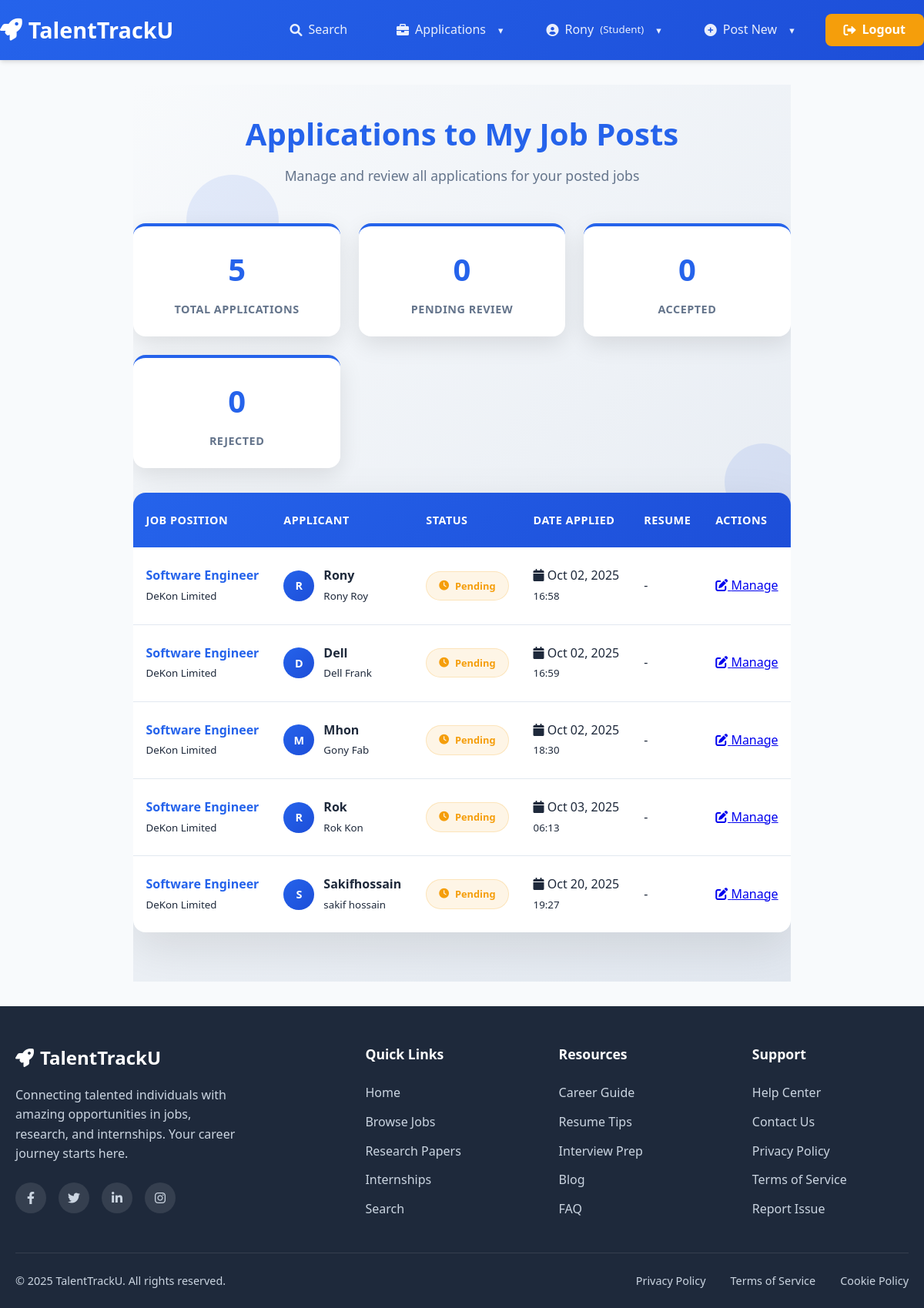
The app's page /jobs/my-post-applications/ (signed in) with its own data.
### user/models.py (models this page shows, shortened)
class UserProfile(models.Model):
    ROLE_CHOICES = (
        ('student', 'Student'),
        ('alumni', 'Alumni'),
        ('company', 'Company'),
    )
    user = models.OneToOneField(User, on_delete=models.CASCADE, related_name='user_profile')
    role = models.CharField(max_length=20, choices=ROLE_CHOICES, default='student')
    profile_picture = models.ImageField(upload_to='profiles/', blank=True, null=True)

### job/models.py (models this page shows, shortened)
class Application(models.Model):
    STATUS_CHOICES = (
        ('pending', 'Pending'),
        ('accepted', 'Accepted'),
        ('rejected', 'Rejected'),
    )
    job = models.ForeignKey(Job, on_delete=models.CASCADE, related_name='job_applications')  # Unique related_name
    applicant = models.ForeignKey(User, on_delete=models.CASCADE, related_name='job_applicant')  # Unique related_name
    applied_at = models.DateTimeField(auto_now_add=True)
    status = models.CharField(max_length=20, choices=STATUS_CHOICES, default='pending')
    cover_letter = models.TextField(blank=True)
    resume = models.FileField(upload_to='resumes/', blank=True, null=True)

class Job(models.Model):
    title = models.CharField(max_length=200)
    company = models.CharField(max_length=100)
    description = models.TextField()
    location = models.CharField(max_length=100, blank=True)
    salary = models.CharField(max_length=50, blank=True)
    image = models.ImageField(upload_to='jobs/', blank=True)
    posted_by = models.ForeignKey(User, on_delete=models.CASCADE)
    created_at = models.DateTimeField(auto_now_add=True)

### job/views.py (the view)
# urls.py: path('my-post-applications/', views.my_post_job_applications, name='my_post_job_applications'),
def my_post_job_applications(request):
    applications = Application.objects.filter(job__posted_by=request.user).select_related('job', 'applicant')
    return render(request, 'job/my_post_applications.html', {'applications': applications})

### job/templates/job/my_post_applications.html (shortened to what this page needs)
{% extends 'base.html' %}
{% block content %}
<div class="job-applications-container">
    <div class="animated-background">
        <div class="floating-shape shape-1"></div>
        <div class="floating-shape shape-3"></div>
        <div class="job-applications-icon icon-1">
        </div>
        <div class="job-applications-icon icon-2">
        </div>
        <div class="job-applications-icon icon-3">
        </div>
    </div>
    <div class="job-applications-content">
        <div class="job-applications-header">
            <h1>Applications to My Job Posts</h1>
            <p class="text-muted">Manage and review all applications for your posted jobs</p>
        </div>
        {% if applications %}
            <div class="stats-overview">
                <div class="stat-card">
                    <div class="stat-number" id="totalApplications">{{ applications|length }}</div>
                    <div class="stat-label">Total Applications</div>
                </div>
                <div class="stat-card">
                    <div class="stat-number" id="pendingApplications">0</div>
                    <div class="stat-label">Pending Review</div>
                </div>
                <div class="stat-card">
                    <div class="stat-number" id="acceptedApplications">0</div>
                    <div class="stat-label">Accepted</div>
                </div>
                <div class="stat-card">
                    <div class="stat-number" id="rejectedApplications">0</div>
                    <div class="stat-label">Rejected</div>
                </div>
            </div>
            <div class="applications-table-container">
                <table class="applications-table">
                    <thead>
                        <tr>
                            <th>Job Position</th>
                            <th>Applicant</th>
                            <th>Status</th>
                            <th>Date Applied</th>
                            <th>Resume</th>
                            <th>Actions</th>
                        </tr>
                    </thead>
                    <tbody>
                        {% for app in applications %}
                        <tr>
                            <td>
                                <span class="job-title">{{ app.job.title }}</span>
                                <br>
                                <small class="text-muted">{{ app.job.company }}</small>
                            </td>
                            <td>
                                <div class="applicant-info">
                                    <div class="applicant-avatar">
                                        {{ app.applicant.username|first|upper }}
                                    </div>
                                    <div>
                                        <div class="applicant-name">{{ app.applicant.username }}</div>
                                        <small class="text-muted">
                                            {% if app.applicant.first_name and app.applicant.last_name %}
                                                {{ app.applicant.first_name }} {{ app.applicant.last_name }}
                                            {% else %}
                                                Name not provided
                                            {% endif %}
                                        </small>
                                    </div>
                                </div>
                            </td>
                            <td>
                                <span class="status-badge status-{{ app.status }}">
                                    <i class="fas
                                        {% if app.status == 'accepted' %}fa-check-circle
                                        {% elif app.status == 'rejected' %}fa-times-circle
                                        {% elif app.status == 'pending' %}fa-clock
                                        {% else %}fa-eye{% endif %}">
                                    </i>
                                    {{ app.get_status_display }}
                                </span>
                            </td>
                            <td>
                                <div class="applied-date">
                                    <i class="fas fa-calendar"></i>
                                    {{ app.applied_at|date:"M d, Y" }}
                                </div>
                                <small class="text-muted">{{ app.applied_at|date:"H:i" }}</small>
                            </td>
                            <td>
                                {% if app.resume %}
                                    <a href="{{ app.resume.url }}" download class="resume-download">
                                        <i class="fas fa-download"></i>
                                        Resume
                                    </a>
                                {% else %}
                                    <span class="text-muted">-</span>
                                {% endif %}
                            </td>
                            <td>
                                <div class="action-buttons">
                                    <a href="{% url 'job:job_application_manage' app.id %}" class="btn btn-primary btn-sm">
                                        <i class="fas fa-edit"></i> Manage
                                    </a>
                                </div>
                            </td>
                        </tr>
                        {% endfor %}
                    </tbody>
                </table>
            </div>
        {% endif %}
    </div>
</div>
{% endblock %}

### templates/base.html (shortened to what this page needs)
{% load static %}
<!DOCTYPE html>
<html lang="en" style="scroll-behavior: smooth;">
<head>
    <link rel="stylesheet" href="{% static 'css/style.css' %}">
    <link href="https://cdnjs.cloudflare.com/ajax/libs/font-awesome/6.0.0/css/all.min.css" rel="stylesheet">
</head>
<body>
    <nav class="navbar">
        <div class="container navbar-content">
            <a class="navbar-brand" href="{% url 'home' %}">
                <i class="fas fa-rocket"></i>
                TalentTrackU
            </a>
            <div class="navbar-collapse" id="navbarNav">
                <ul class="navbar-nav left-nav">
                    <li class="nav-item">
                        <a class="nav-link" href="{% url 'user_search' %}">
                            <i class="fas fa-search"></i>
                            Search
                        </a>
                    </li>
                </ul>
                <ul class="navbar-nav right-nav">
                    {% if user.is_authenticated %}
                        <li class="nav-item dropdown">
                            <a class="nav-link dropdown-toggle" href="#">
                                <i class="fas fa-briefcase"></i>
                                Applications
                            </a>
                        </li>
                        <li class="nav-item dropdown">
                            <a class="nav-link dropdown-toggle" href="#">
                                <i class="fas fa-user-circle"></i>
                                {{ user.username|truncatechars:15 }}
                                <small>({{ user.user_profile.role|title|default:"No Role" }})</small>
                            </a>
                        </li>
                        <li class="nav-item dropdown">
                            <a class="nav-link dropdown-toggle" href="#">
                                <i class="fas fa-plus-circle"></i>
                                Post New
                            </a>
                        </li>
                        <li class="nav-item">
                            <a class="nav-link nav-btn" href="{% url 'user_logout' %}">
                                <i class="fas fa-sign-out-alt"></i>
                                Logout
                            </a>
                        </li>
                    {% endif %}
                </ul>
            </div>
        </div>
    </nav>
    <div class="container content">
        {% block content %}{% endblock %}
    </div>
    <footer class="footer">
        <div class="container">
            <div class="footer-content">
                <div class="footer-brand-section">
                    <div class="footer-brand">
                        <i class="fas fa-rocket"></i>
                        TalentTrackU
                    </div>
                    <p class="footer-description">
                        Connecting talented individuals with amazing opportunities in jobs,
                        research, and internships. Your career journey starts here.
                    </p>
                    <div class="social-links">
                        <a href="#" class="social-link" aria-label="Facebook">
                            <i class="fab fa-facebook-f"></i>
                        </a>
                        <a href="#" class="social-link" aria-label="Twitter">
                            <i class="fab fa-twitter"></i>
                        </a>
                        <a href="#" class="social-link" aria-label="LinkedIn">
                            <i class="fab fa-linkedin-in"></i>
                        </a>
                        <a href="#" class="social-link" aria-label="Instagram">
                            <i class="fab fa-instagram"></i>
                        </a>
                    </div>
                </div>
                <div class="footer-links-section">
                    <h4 class="footer-heading">Quick Links</h4>
                    <ul class="footer-links">
                        <li><a href="{% url 'home' %}" class="footer-link">Home</a></li>
                        <li><a href="{% url 'job:job_list' %}" class="footer-link">Browse Jobs</a></li>
                        <li><a href="{% url 'research_paper_list' %}" class="footer-link">Research Papers</a></li>
                        <li><a href="{% url 'internship_list' %}" class="footer-link">Internships</a></li>
                        <li><a href="{% url 'user_search' %}" class="footer-link">Search</a></li>
                    </ul>
                </div>
                <div class="footer-links-section">
                    <h4 class="footer-heading">Resources</h4>
                    <ul class="footer-links">
                        <li><a href="#" class="footer-link">Career Guide</a></li>
                        <li><a href="#" class="footer-link">Resume Tips</a></li>
                        <li><a href="#" class="footer-link">Interview Prep</a></li>
                        <li><a href="#" class="footer-link">Blog</a></li>
                        <li><a href="#" class="footer-link">FAQ</a></li>
                    </ul>
                </div>
                <div class="footer-links-section">
                    <h4 class="footer-heading">Support</h4>
                    <ul class="footer-links">
                        <li><a href="#" class="footer-link">Help Center</a></li>
                        <li><a href="#" class="footer-link">Contact Us</a></li>
                        <li><a href="#" class="footer-link">Privacy Policy</a></li>
                        <li><a href="#" class="footer-link">Terms of Service</a></li>
                        <li><a href="#" class="footer-link">Report Issue</a></li>
                    </ul>
                </div>
            </div>
            <div class="footer-bottom">
                <div class="footer-bottom-content">
                    <div class="footer-copyright">
                    </div>
                    <div class="footer-legal">
                        <a href="#" class="footer-legal-link">Privacy Policy</a>
                        <a href="#" class="footer-legal-link">Terms of Service</a>
                        <a href="#" class="footer-legal-link">Cookie Policy</a>
                    </div>
                </div>
            </div>
        </div>
    </footer>
</body>
</html>

### records on screen
Application: job "Software Engineer", job.company "DeKon Limited", applicant.username|first "R", applicant.username "Rony", applicant.first_name "Rony", applicant.last_name "Roy", status "Pending", applied_at "Oct 02, 2025", applied_at "16:58"
Application: job "Software Engineer", job.company "DeKon Limited", applicant.username|first "D", applicant.username "Dell", applicant.first_name "Dell", applicant.last_name "Frank", status "Pending", applied_at "Oct 02, 2025", applied_at "16:59"
Application: job "Software Engineer", job.company "DeKon Limited", applicant.username|first "M", applicant.username "Mhon", applicant.first_name "Gony", applicant.last_name "Fab", status "Pending", applied_at "Oct 02, 2025", applied_at "18:30"
Application: job "Software Engineer", job.company "DeKon Limited", applicant.username|first "R", applicant.username "Rok", applicant.first_name "Rok", applicant.last_name "Kon", status "Pending", applied_at "Oct 03, 2025", applied_at "06:13"
Application: job "Software Engineer", job.company "DeKon Limited", applicant.username|first "S", applicant.username "Sakifhossain", applicant.first_name "sakif", applicant.last_name "hossain", status "Pending", applied_at "Oct 20, 2025", applied_at "19:27"

### other values on screen
{{ user.username|truncatechars:15 }} "Rony"
{{ user.user_profile.role|title|default:"No Role" }} "Student"
{{ applications|length }} "5"
